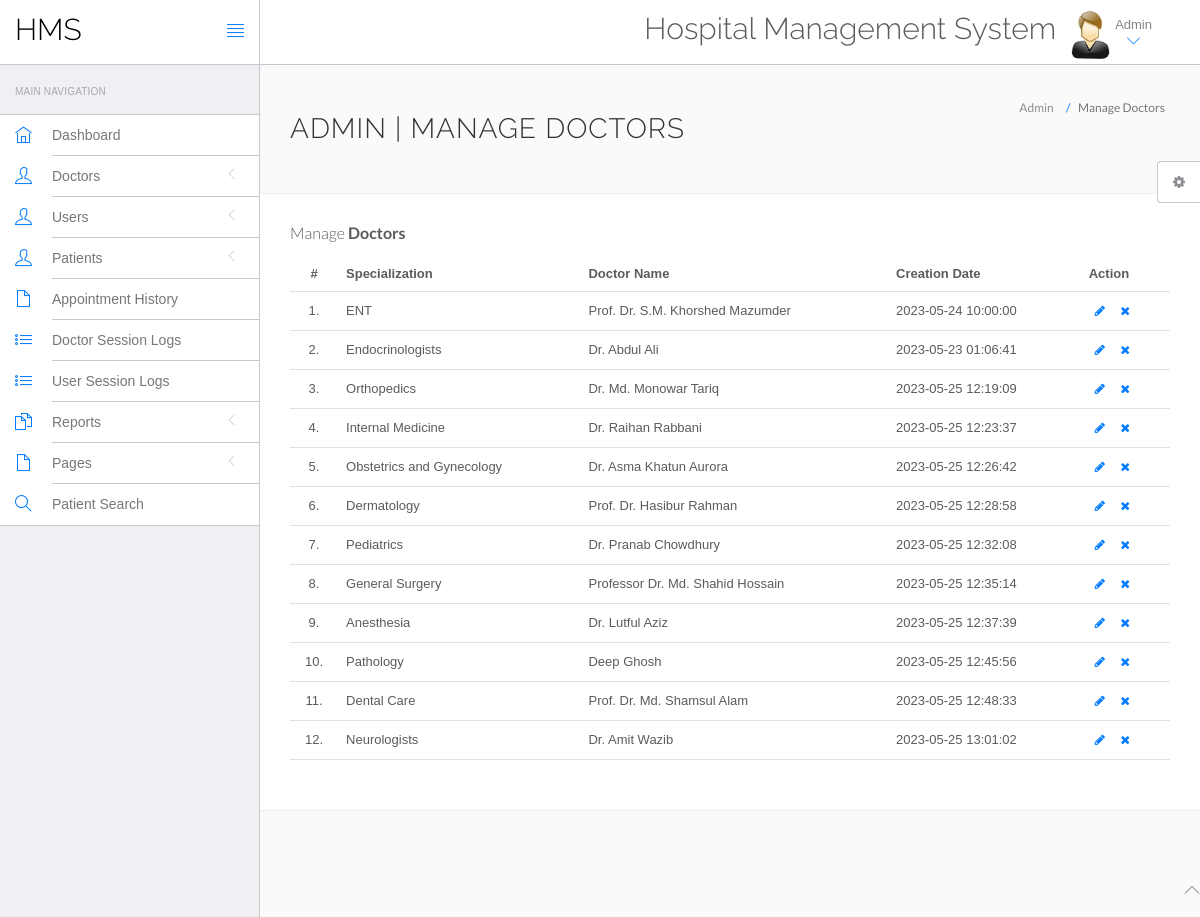
The page /hospital/hms/admin/manage-doctors.php (signed in) on the database its author committed.
### tables this page shows
CREATE TABLE `doctors` (
  `id` int(11) NOT NULL,
  `specilization` varchar(255) DEFAULT NULL,
  `doctorName` varchar(255) DEFAULT NULL,
  `address` longtext DEFAULT NULL,
  `docFees` varchar(255) DEFAULT NULL,
  `contactno` bigint(11) DEFAULT NULL,
  `docEmail` varchar(255) DEFAULT NULL,
  `password` varchar(255) DEFAULT NULL,
  `creationDate` timestamp NULL DEFAULT current_timestamp(),
  `updationDate` timestamp NULL DEFAULT NULL ON UPDATE current_timestamp()
);

### hospital/hms/admin/manage-doctors.php (the view, shortened to what this page needs)
<?php
include('include/config.php');
if(strlen($_SESSION['id']==0)) {
 header('location:logout.php');
  } else{
?>
<!DOCTYPE html>
<html lang="en">
	<head>
		<link rel="stylesheet" href="vendor/bootstrap/css/bootstrap.min.css">
		<link rel="stylesheet" href="vendor/fontawesome/css/font-awesome.min.css">
		<link rel="stylesheet" href="vendor/themify-icons/themify-icons.min.css">
		<link href="vendor/animate.css/animate.min.css" rel="stylesheet" media="screen">
		<link href="vendor/perfect-scrollbar/perfect-scrollbar.min.css" rel="stylesheet" media="screen">
		<link href="vendor/switchery/switchery.min.css" rel="stylesheet" media="screen">
		<link href="vendor/bootstrap-touchspin/jquery.bootstrap-touchspin.min.css" rel="stylesheet" media="screen">
		<link href="vendor/select2/select2.min.css" rel="stylesheet" media="screen">
		<link href="vendor/bootstrap-datepicker/bootstrap-datepicker3.standalone.min.css" rel="stylesheet" media="screen">
		<link href="vendor/bootstrap-timepicker/bootstrap-timepicker.min.css" rel="stylesheet" media="screen">
		<link rel="stylesheet" href="assets/css/styles.css">
		<link rel="stylesheet" href="assets/css/plugins.css">
		<link rel="stylesheet" href="assets/css/themes/theme-1.css" id="skin_color" />
	</head>
	<body>
		<div id="app">
<?php include('include/sidebar.php');?>
			<div class="app-content">
						<?php include('include/header.php');?>
				<div class="main-content" >
					<div class="wrap-content container" id="container">
						<section id="page-title">
							<div class="row">
								<div class="col-sm-8">
									<h1 class="mainTitle">Admin | Manage Doctors</h1>
																	</div>
								<ol class="breadcrumb">
									<li>
										<span>Admin</span>
									</li>
									<li class="active">
										<span>Manage Doctors</span>
									</li>
								</ol>
							</div>
						</section>
						<div class="container-fluid container-fullw bg-white">
									<div class="row">
								<div class="col-md-12">
									<h5 class="over-title margin-bottom-15">Manage <span class="text-bold">Doctors</span></h5>
									<table class="table table-hover" id="sample-table-1">
										<thead>
											<tr>
												<th class="center">#</th>
												<th>Specialization</th>
												<th class="hidden-xs">Doctor Name</th>
												<th>Creation Date </th>
												<th>Action</th>
											</tr>
										</thead>
										<tbody>
<?php
$sql=mysqli_query($con,"select * from doctors");
$cnt=1;
while($row=mysqli_fetch_array($sql))
{
?>
											<tr>
												<td class="center"><?php echo $cnt;?>.</td>
												<td class="hidden-xs"><?php echo $row['specilization'];?></td>
												<td><?php echo $row['doctorName'];?></td>
												<td><?php echo $row['creationDate'];?>
												</td>
												<td >
												<div class="visible-md visible-lg hidden-sm hidden-xs">
							<a href="edit-doctor.php?id=<?php echo $row['id'];?>" class="btn btn-transparent btn-xs" tooltip-placement="top" tooltip="Edit"><i class="fa fa-pencil"></i></a>
	<a href="manage-doctors.php?id=<?php echo $row['id']?>&del=delete" onClick="return confirm('Are you sure you want to delete?')"class="btn btn-transparent btn-xs tooltips" tooltip-placement="top" tooltip="Remove"><i class="fa fa-times fa fa-white"></i></a>
												</div>
												</td>
											</tr>
											<?php
$cnt=$cnt+1;
											 }?>
										</tbody>
									</table>
								</div>
							</div>
								</div>
							</div>
						</div>
					</div>
				</div>
	<?php include('include/footer.php');?>
	<?php include('include/setting.php');?>
	</body>
</html>
<?php } ?>

### hospital/hms/admin/assets/css/themes/theme-1.css (style rules this page uses)
body { background: #FAFAFA; }

### rows shown on the page
doctors: specilization "ENT", doctorName "Prof. Dr. S.M. Khorshed Mazumder", creationDate "2023-05-24 10:00:00"
doctors: specilization "Endocrinologists", doctorName "Dr. Abdul Ali", creationDate "2023-05-23 01:06:41"
doctors: specilization "Orthopedics", doctorName "Dr. Md. Monowar Tariq", creationDate "2023-05-25 12:19:09"
doctors: specilization "Internal Medicine", doctorName "Dr. Raihan Rabbani", creationDate "2023-05-25 12:23:37"
doctors: specilization "Obstetrics and Gynecology", doctorName "Dr. Asma Khatun Aurora", creationDate "2023-05-25 12:26:42"
doctors: specilization "Dermatology", doctorName "Prof. Dr. Hasibur Rahman", creationDate "2023-05-25 12:28:58"
doctors: specilization "Pediatrics", doctorName "Dr. Pranab Chowdhury", creationDate "2023-05-25 12:32:08"
doctors: specilization "General Surgery", doctorName "Professor Dr. Md. Shahid Hossain", creationDate "2023-05-25 12:35:14"
doctors: specilization "Anesthesia", doctorName "Dr. Lutful Aziz", creationDate "2023-05-25 12:37:39"
doctors: specilization "Pathology", doctorName "Deep Ghosh", creationDate "2023-05-25 12:45:56"
doctors: specilization "Dental Care", doctorName "Prof. Dr. Md. Shamsul Alam", creationDate "2023-05-25 12:48:33"
doctors: specilization "Neurologists", doctorName "Dr. Amit Wazib", creationDate "2023-05-25 13:01:02"
